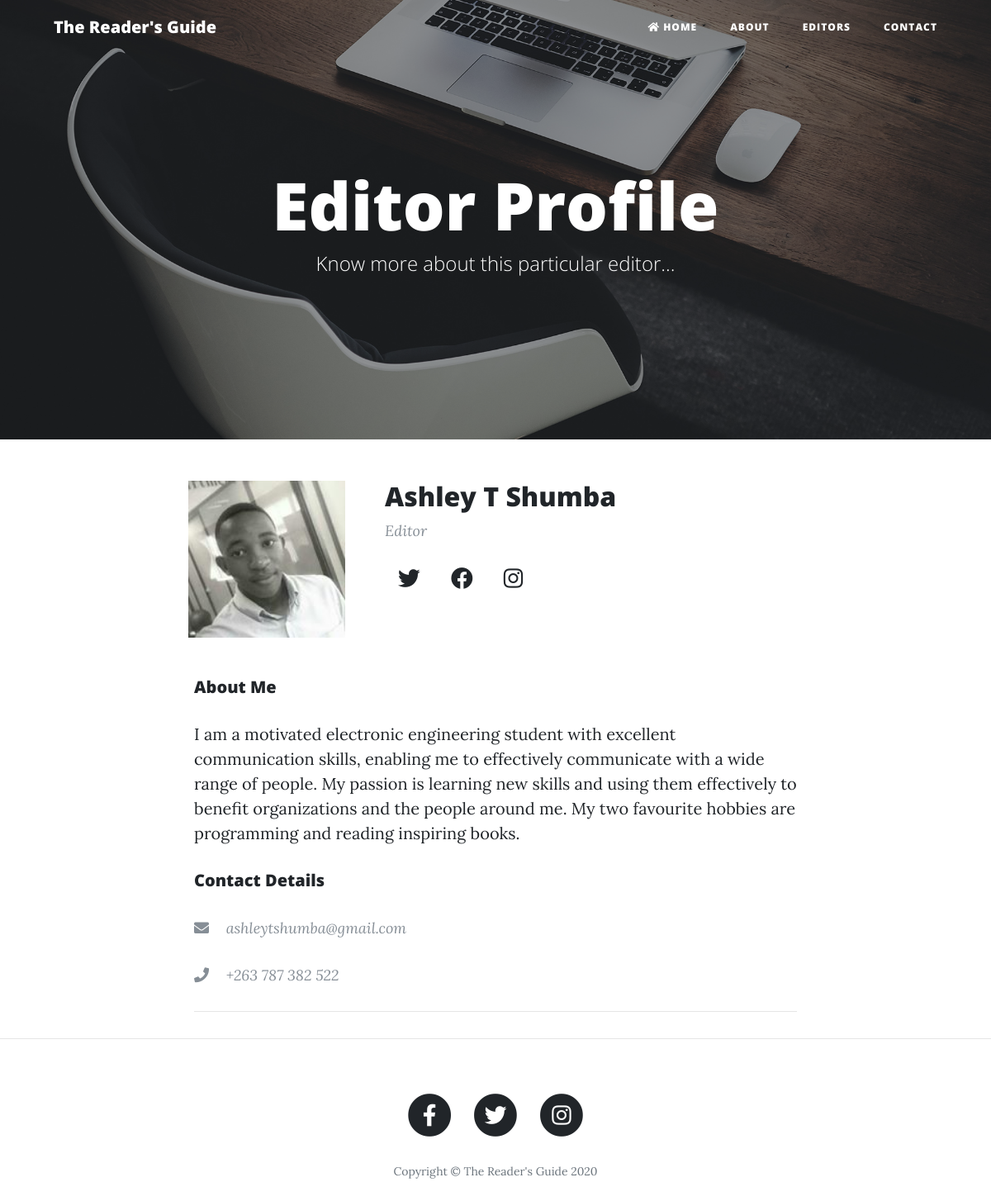
The app's page /editors/shumbaashley/ with its own data.
### books/models.py (models this page shows, shortened)
class Editor(models.Model):
    user = models.OneToOneField(User, on_delete=models.CASCADE, related_name="editor")
    image = models.ImageField(upload_to='editor-images/', blank=True, null=True)
    bio = models.TextField(max_length=500, blank=True, null=True)
    facebook = models.URLField(max_length=64, blank=True, null=True)
    instagram = models.URLField(max_length=64, blank=True, null=True)
    twitter = models.URLField(max_length=64, blank=True, null=True)
    phone = models.CharField(max_length=64, blank=True, null=True)
    email = models.EmailField(max_length=64, blank=True, null=True)
    web = models.CharField(max_length=64, blank=True, null=True)
    link = models.URLField(max_length=64, blank=True, null=True)
    slug = models.SlugField(max_length=150, null = True, blank = True)

### books/views.py (the view)
# urls.py: path('editors/<slug:slug>/', EditorDetail.as_view(), name='editor-detail'),
class EditorDetail(DetailView):
    model = Editor
    template_name = "editor.html"

### books/templates/editor.html (shortened to what this page needs)
{% extends "index.html" %}
{% block style %}
style="background-image: url('/static/img/bg-masthead.jpg')"
{% endblock %}
{% block heading %}
<div class="site-heading">
    <h1>Editor Profile</h1>
    <span class="subheading">Know more about this particular editor...</span>
  </div>
{% endblock %}
{% block content %}
      <div class="row media">
          <img style="cursor: pointer;" data-toggle="tool-tip" data-placement="bottom" title="Editor's Profile Picture" class=" ml-2 d-flex img-fluid w-25 align-self-center" src="{{editor.image.url}}" alt="Content Editor" >
        <div class="media-body ml-5">
          <div class="post-preview">
            <h2>{{ editor.user.get_full_name }}</h2>
            <p class="post-meta" >Editor</p>
              {% if editor.twitter %}
              <a data-toggle="tool-tip" data-placement="bottom" title="Editor's Twitter Page" class="p-3" href="{{ editor.twitter  }}"><i class="fab fa-twitter fa-lg"></i></a>
              {% endif %}
              {% if editor.facebook %}
              <a data-toggle="tool-tip" data-placement="bottom" title="Editor's Facebook Page" class="p-3" href="{{ editor.facebook }}"><i class="fab fa-facebook fa-lg"></i></a>
              {% endif %}
              {% if editor.instagram  %}
              <a data-toggle="tool-tip" data-placement="bottom" title="Editor's Instagram Page" class="p-3" href="{{ editor.instagram }}"><i class="fab fa-instagram fa-lg"></i></a>
              {% endif %}
          </div>
        </div>
      </div>
      <div class="pt-5">
        <h5>About Me</h5>
        <p>{{ editor.bio }}</p>
        <div class="post-preview">
            <h5 class="pb-4" >Contact Details</h5>
            {% if editor.email  %}
            <p data-toggle="tool-tip" data-placement="bottom" title="Editor's Email Address" class="post-meta"><i class="fa fa-envelope"></i> <span class="ml-3">{{ editor.email }}</span></p>
          {% endif %}
          {% if editor.phone  %}
            <p data-toggle="tool-tip" data-placement="bottom" title="Editor's Phone Number" class="post-meta"><i class="fa fa-phone"></i>  <span class="ml-3">{{ editor.phone }}</span></p>
          {% endif %}
        </div>
      </div>
      <hr>
{% endblock %}

### records on screen
Editor: image (picture), user.get_full_name "Ashley T Shumba", bio "I am a motivated electronic engineering student with excellent communication skills, enabling me to effectively communicate with a wide range of people. My passion is learning new skills and using them effectively to benefit organizations and the people around me. My two favourite hobbies are programming and reading inspiring books.", email "ashleytshumba@gmail.com", phone "+263 787 382 522"
